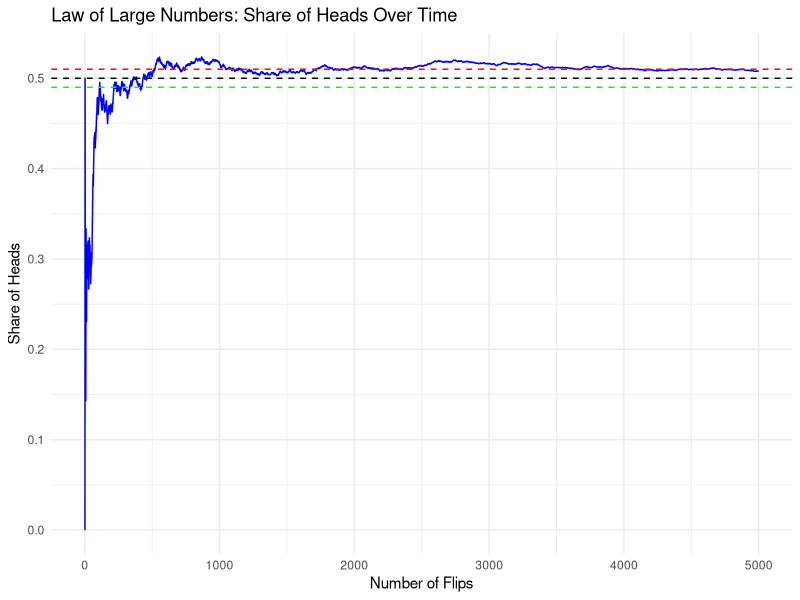

Write the R code that produced this figure.

# Using R, reproduce the Figure on the slide with the Law of Large Numbers
# following the instructions  presented in the previous slide.
# Note that the dashed horizontal lines are set a 0.49 and 0.51, respectively
# For replicability, set your seed to 12345 using set.seed(12345).

# Set the seed for reproducibility
set.seed(12345)

# Define the number of experiments
n_experiments <- 5000

# Simulate coin flips
flips <- sample(c("Heads", "Tails"), size = n_experiments, replace = TRUE)

# Calculate the cumulative number of heads
cumulative_heads <- cumsum(flips == "Heads")

# Compute the share of heads
share_of_heads <- cumulative_heads / (1:n_experiments)

# Plotting
library(ggplot2)
df <- data.frame(Flip = 1:n_experiments, ShareOfHeads = share_of_heads)

ggplot(df, aes(x = Flip, y = ShareOfHeads)) +
  geom_line(color = "blue") +
  geom_hline(yintercept = 0.5, linetype = "dashed", color = "black") +
  geom_hline(yintercept = 0.51, linetype = "dashed", color = "red") +
  geom_hline(yintercept = 0.49, linetype = "dashed", color = "green") +
  labs(title = "Law of Large Numbers: Share of Heads Over Time",
       x = "Number of Flips", y = "Share of Heads") +
  theme_minimal()